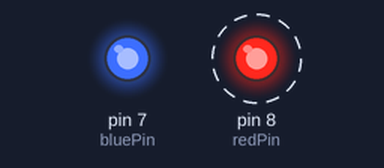
The sketch below on a simulated Arduino Uno, built with avr-gcc and run on an emulated ATmega328P. Parts: output pins drawn as LEDs (lit = HIGH). Dashed ring = blinking.

Above: at 0.5 s.
Timing chart, 0 to 3.0 s (numbered marks = the images above):
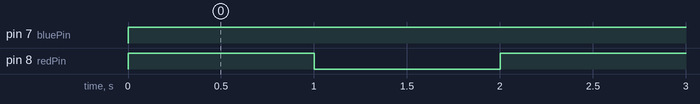

Measured:
- by itself, pin 7 (bluePin): LOW → HIGH at 0.00 s
- by itself, pin 8 (redPin): alternates HIGH for 1.0 s and LOW for 1.0 s

The sketch:

Exercise_1.ino
```cpp
//(C) Dimitrios Pokkias, Sepehr Moradian, Shahd Metwally; Group: 22
//Work package 5
//Submission code: 3049288291

//variable declaration
const int redPin = 8; //Red LED digital pin
const int bluePin = 7; //Blue LED digital pin

void setup()
{
  pinMode(bluePin, OUTPUT);    // blue LED output
  pinMode(redPin, OUTPUT);    // red LED output

  digitalWrite(bluePin, LOW); // digital write blue LED (off)
  digitalWrite(redPin, LOW); // digital write red LED (off)
}

void loop()
{
  digitalWrite(bluePin, HIGH);    // digital write blue LED (on)
  digitalWrite(redPin, HIGH);    // digital write red LED (on)

  //RED PIN BLINKING
  delay(1000); // delay (1000 ms)
  digitalWrite(redPin, LOW);        // turn off red LED
  delay(1000); //delay (1000 ms)
}
```
